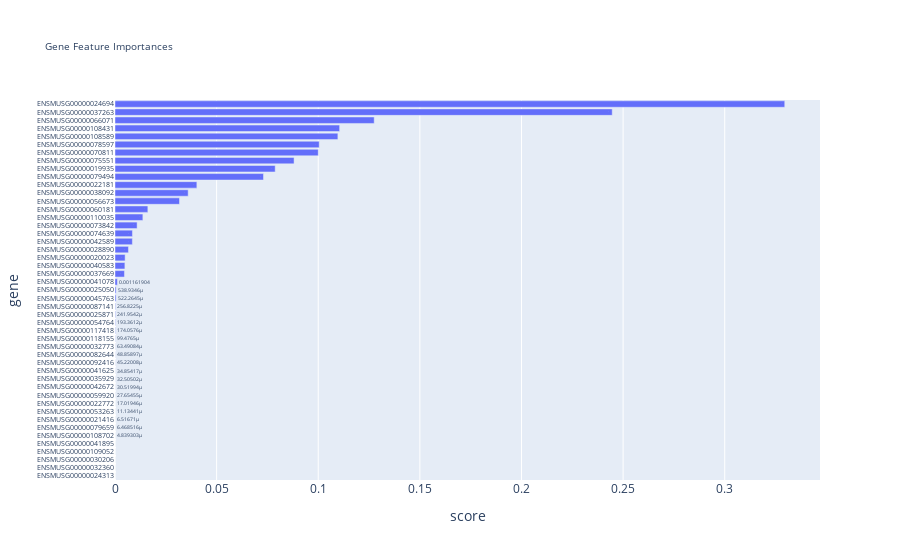

Notebook code cell kept with this figure:
### Code cell
# get common genes across first 10 models
_ = plot_feature_scores(
    PhenotypeFeatureScorer(*ranker.classifiers[:10]).get_features(top_k=500, normalize=True, ignore_zeros=True)
)

### Figure 1 — Plotly figure (JSON) as saved in the notebook; plotly's stock layout.template omitted (floating-point values rounded to 4 significant figures)
{"data": [{"alignmentgroup": "True", "hovertemplate": "score=%{x}<br>gene=%{y}<extra></extra>", "legendgroup": "", "marker": {"color": "#636efa", "pattern": {"shape": ""}}, "name": "", "offsetgroup": "", "orientation": "h", "showlegend": false, "textposition": "auto", "texttemplate": "%{x}", "type": "bar", "x": [1.415e-07, 1.672e-07, 1.925e-07, 5.161e-07, 2.429e-06, 4.839e-06, 6.469e-06, 6.517e-06, 1.113e-05, 1.702e-05, 2.765e-05, 3.052e-05, 3.251e-05, 3.485e-05, 4.522e-05, 4.886e-05, 6.349e-05, 9.948e-05, 0.0001741, 0.0001934, 0.000242, 0.0002568, 0.0005223, 0.0005389, 0.001162, 0.004656, 0.004864, 0.004981, 0.006622, 0.008548, 0.008587, 0.01088, 0.01371, 0.01616, 0.03174, 0.036, 0.04028, 0.07305, 0.07882, 0.08811, 0.1, 0.1005, 0.1097, 0.1105, 0.1275, 0.2447, 0.3295], "xaxis": "x", "y": ["ENSMUSG00000024313", "ENSMUSG00000032360", "ENSMUSG00000030206", "ENSMUSG00000109052", "ENSMUSG00000041895", "ENSMUSG00000108702", "ENSMUSG00000079659", "ENSMUSG00000021416", "ENSMUSG00000053263", "ENSMUSG00000022772", "ENSMUSG00000059920", "ENSMUSG00000042672", "ENSMUSG00000035929", "ENSMUSG00000041625", "ENSMUSG00000092416", "ENSMUSG00000082644", "ENSMUSG00000032773", "ENSMUSG00000118155", "ENSMUSG00000117418", "ENSMUSG00000054764", "ENSMUSG00000025871", "ENSMUSG00000087141", "ENSMUSG00000045763", "ENSMUSG00000025050", "ENSMUSG00000041078", "ENSMUSG00000037669", "ENSMUSG00000040583", "ENSMUSG00000020023", "ENSMUSG00000028890", "ENSMUSG00000042589", "ENSMUSG00000074639", "ENSMUSG00000073842", "ENSMUSG00000110035", "ENSMUSG00000060181", "ENSMUSG00000056673", "ENSMUSG00000038092", "ENSMUSG00000022181", "ENSMUSG00000079494", "ENSMUSG00000019935", "ENSMUSG00000075551", "ENSMUSG00000070811", "ENSMUSG00000078597", "ENSMUSG00000108589", "ENSMUSG00000108431", "ENSMUSG00000066071", "ENSMUSG00000037263", "ENSMUSG00000024694"], "yaxis": "y"}], "layout": {"barmode": "relative", "legend": {"tracegroupgap": 0}, "title": {"font": {"size": 10}, "text": "Gene Feature Importances"}, "xaxis": {"anchor": "y", "domain": [0, 1], "title": {"text": "score"}}, "yaxis": {"anchor": "x", "domain": [0, 1], "tickfont": {"size": 7}, "title": {"text": "gene"}}}}
